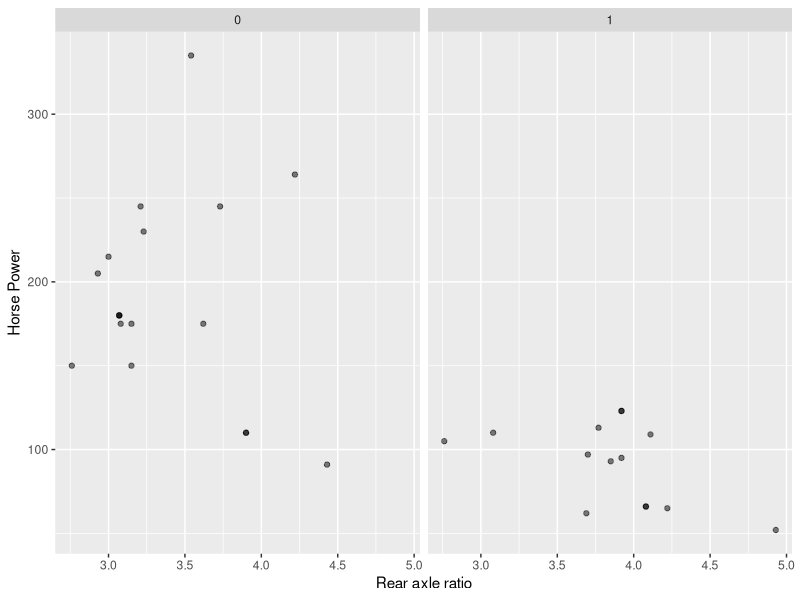

Write the R code that produced this figure. (Note: this script raises an error after producing the figure.)
#mtcars plots
library(dplyr)
library(ggplot2)
#plot


#1
mtcars  %>%
  ggplot(mapping = aes(x= drat, y= hp))+ geom_point(alpha= 0.5) + facet_wrap(~vs) + 
 ylab("Horse Power") + xlab("Rear axle ratio")
+ theme_minimal()

